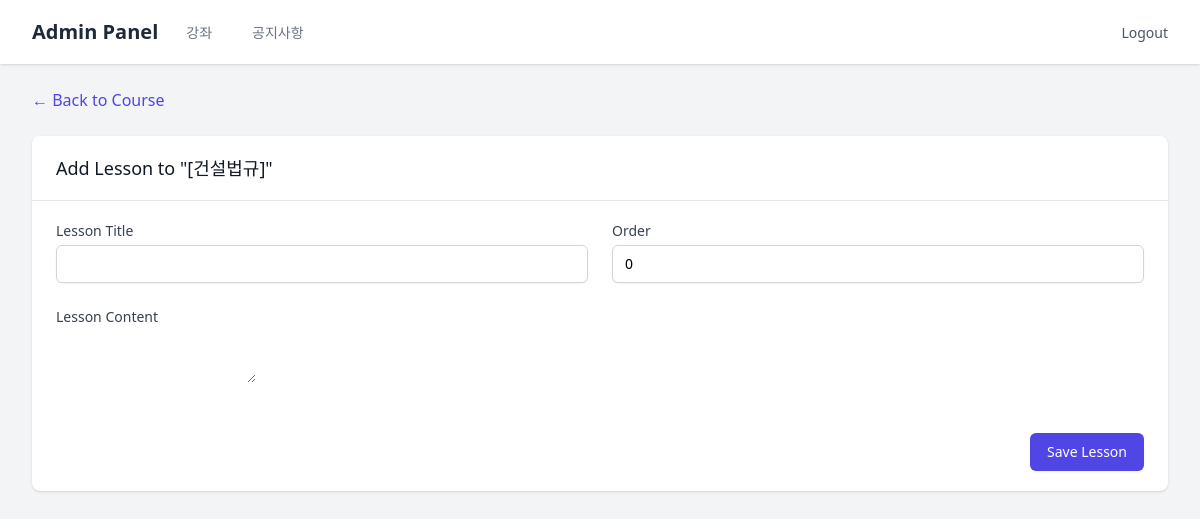
Page /admin/courses/5/lessons/new (signed in) on the earlier database version.
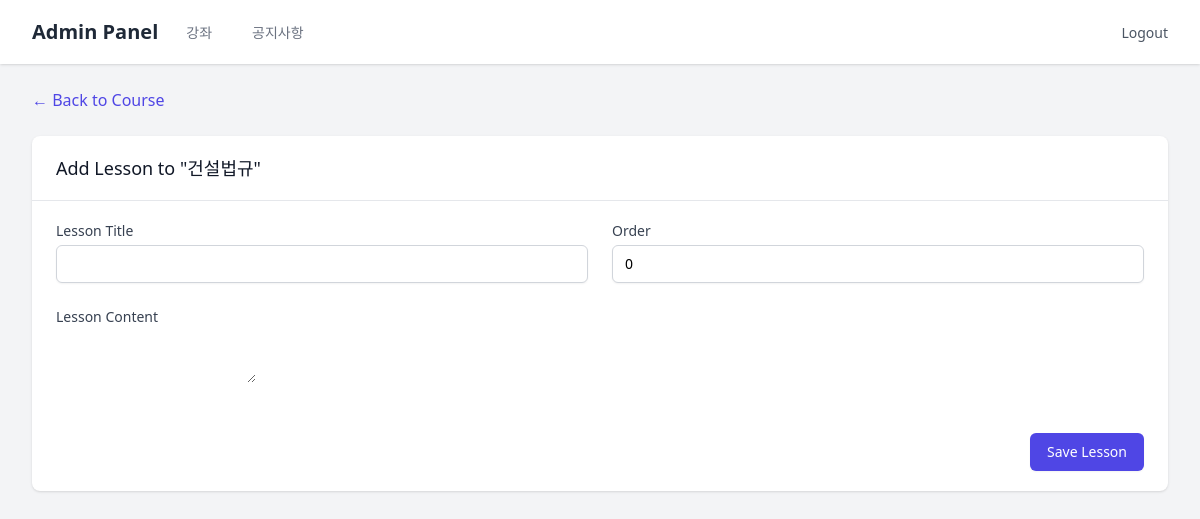
Same page on the later database version.
### models/__init__.py (models this page shows)
class Course(SQLModel, table=True):
    id: Optional[int] = Field(default=None, primary_key=True)
    title: str
    description: Optional[str] = None
    thumbnail_url: Optional[str] = None
    category_id: Optional[int] = Field(default=None, foreign_key="category.id")
    category: Optional[Category] = Relationship(back_populates="courses")
    lessons: List["Lesson"] = Relationship(back_populates="course", cascade_delete=True)

### routers/admin.py (the view)
@router.get("/courses/{course_id}/lessons/new")
def new_lesson_page(
    request: Request,
    course_id: int,
    user: User = Depends(get_current_admin_user),
    session: Session = Depends(get_session)
):
    course = session.get(Course, course_id)
    if not course:
        raise HTTPException(status_code=404, detail="Course not found")
    return templates.TemplateResponse(
        request=request, name="admin/lesson_form.html", context={"user": user, "course": course}
    )

### templates/admin/lesson_form.html (shortened to what this page needs)
{% extends "admin/base.html" %}
{% block content %}
<div class="mb-6">
    <a href="/admin/courses/{{ course.id }}"
        class="text-indigo-600 hover:text-indigo-900 transition flex items-center gap-1">
        &larr; Back to Course
    </a>
</div>
<div class="bg-white shadow overflow-hidden sm:rounded-lg">
    <div class="px-4 py-5 sm:px-6">
        <h3 class="text-lg leading-6 font-medium text-gray-900">Add Lesson to "{{ course.title }}"</h3>
    </div>
    <div class="border-t border-gray-200 px-4 py-5 sm:px-6">
        <form action="/admin/courses/{{ course.id }}/lessons/new" method="POST" class="space-y-6">
            <div class="grid grid-cols-1 gap-6 sm:grid-cols-2">
                <div>
                    <label for="title" class="block text-sm font-medium text-gray-700">Lesson Title</label>
                    <div class="mt-1">
                        <input type="text" name="title" id="title" required
                            class="shadow-sm focus:ring-indigo-500 focus:border-indigo-500 block w-full sm:text-sm border-gray-300 rounded-md py-2 px-3 border">
                    </div>
                </div>
                <div>
                    <label for="order" class="block text-sm font-medium text-gray-700">Order</label>
                    <div class="mt-1">
                        <input type="number" name="order" id="order" required value="0"
                            class="shadow-sm focus:ring-indigo-500 focus:border-indigo-500 block w-full sm:text-sm border-gray-300 rounded-md py-2 px-3 border">
                    </div>
                </div>
            </div>
            <div>
                <label for="content" class="block text-sm font-medium text-gray-700 mb-2">Lesson Content</label>
                <textarea id="content" name="content"></textarea>
            </div>
            <div class="pt-5 flex justify-end">
                <button type="submit"
                    class="ml-3 inline-flex justify-center py-2 px-4 border border-transparent shadow-sm text-sm font-medium rounded-md text-white bg-indigo-600 hover:bg-indigo-700 focus:outline-none focus:ring-2 focus:ring-offset-2 focus:ring-indigo-500">
                    Save Lesson
                </button>
            </div>
        </form>
    </div>
</div>
{% endblock %}

Differences in the rows shown:
changed Course: title "[건설법규]" → "건설법규"
